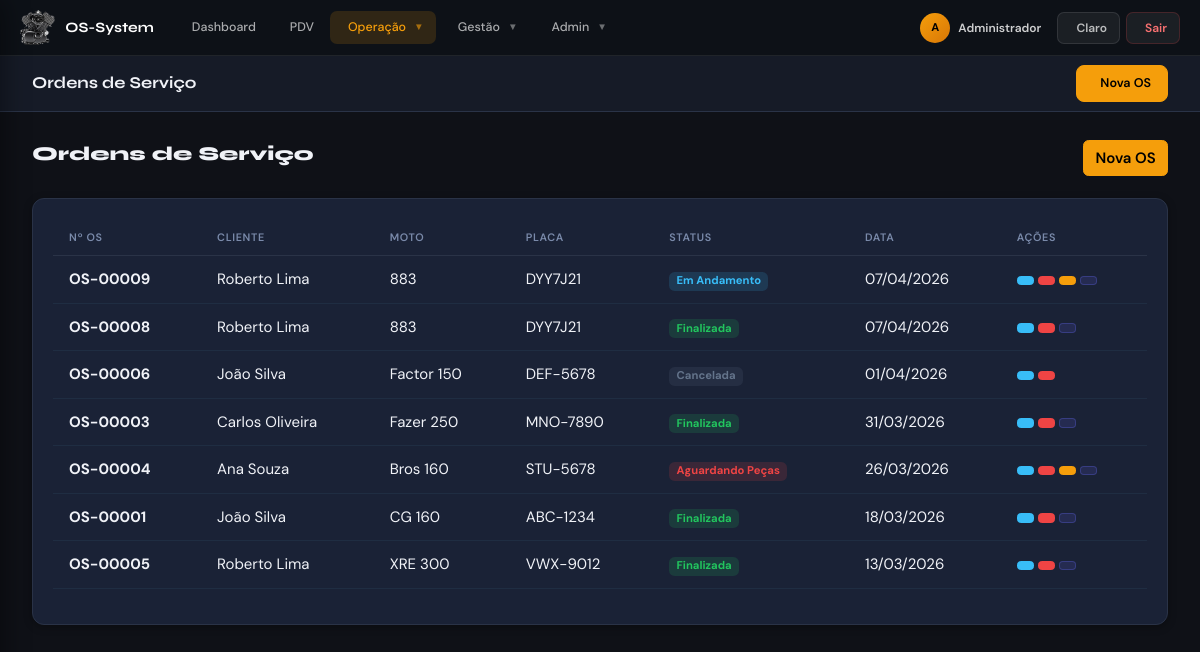
Screenshot of /modules/os/os.php (signed in) with the database file from the repository.
### tables this page shows
CREATE TABLE `ordens_servico` (
  `id` int(11) NOT NULL,
  `numero_os` varchar(20) NOT NULL,
  `cliente_id` int(11) NOT NULL,
  `moto_id` int(11) NOT NULL,
  `status` enum('aberta','em_andamento','aguardando_pecas','finalizada','cancelada') DEFAULT 'aberta',
  `data_abertura` timestamp NULL DEFAULT CURRENT_TIMESTAMP,
  `data_previsao` date DEFAULT NULL,
  `data_finalizacao` date DEFAULT NULL,
  `observacoes` text,
  `created_by` int(11) DEFAULT NULL
);

CREATE TABLE `clientes` (
  `id` int(11) NOT NULL,
  `nome` varchar(100) NOT NULL,
  `cpf_cnpj` varchar(20) DEFAULT NULL,
  `telefone` varchar(20) DEFAULT NULL,
  `email` varchar(100) DEFAULT NULL,
  `endereco` text,
  `created_at` timestamp NULL DEFAULT CURRENT_TIMESTAMP
);

CREATE TABLE `motos` (
  `id` int(11) NOT NULL,
  `cliente_id` int(11) NOT NULL,
  `placa` varchar(10) NOT NULL,
  `modelo` varchar(50) DEFAULT NULL,
  `marca` varchar(50) DEFAULT NULL,
  `ano` int(4) DEFAULT NULL,
  `cor` varchar(20) DEFAULT NULL,
  `chassi` varchar(50) DEFAULT NULL,
  `created_at` timestamp NULL DEFAULT CURRENT_TIMESTAMP
);

### modules/os/os.php (the view, shortened to what this page needs)
<?php
require_once '../../config/config.php';
$os_list = $db->query("SELECT os.*, c.nome as cliente_nome, m.modelo as moto_modelo, m.placa FROM ordens_servico os JOIN clientes c ON os.cliente_id = c.id JOIN motos m ON os.moto_id = m.id ORDER BY os.data_abertura DESC")->fetchAll(PDO::FETCH_ASSOC);
?>
<?php include '../../includes/sidebar.php'; ?>
<header class="os-topbar">
  <div class="topbar-title">Ordens de Serviço</div>
  <div class="topbar-actions"><button class="btn-os btn-os-primary" data-bs-toggle="modal" data-bs-target="#modalNovaOS"><i class="ph-bold ph-plus-circle"></i> Nova OS</button></div>
</header>
<main class="os-content">
<div class="d-flex justify-content-between align-items-center mb-4">
            <h2><i class="ph-bold ph-wrench"></i> Ordens de Serviço</h2>
            <button class="btn btn-primary" data-bs-toggle="modal" data-bs-target="#modalNovaOS"><i class="ph-bold ph-plus-circle"></i> Nova OS</button>
        </div>
        <div class="card">
            <div class="card-body">
                <div class="table-responsive">
                    <table class="table table-hover">
                        <thead>
                            <tr>
                                <th>Nº OS</th>
                                <th>Cliente</th>
                                <th>Moto</th>
                                <th>Placa</th>
                                <th>Status</th>
                                <th>Data</th>
                                <th>Ações</th>
                            </tr>
                        </thead>
                        <tbody>
                            <?php foreach($os_list as $os):
                                $status_badge = ['aberta'=>'warning', 'em_andamento'=>'info', 'aguardando_pecas'=>'danger', 'finalizada'=>'success', 'cancelada'=>'secondary'];
                                $status_text = ['aberta'=>'Aberta', 'em_andamento'=>'Em Andamento', 'aguardando_pecas'=>'Aguardando Peças', 'finalizada'=>'Finalizada', 'cancelada'=>'Cancelada'];
                            ?>
                            <tr>
                                <td><strong><?php echo $os['numero_os']; ?></strong></td>
                                <td><?php echo $os['cliente_nome']; ?></td>
                                <td><?php echo $os['moto_modelo']; ?></td>
                                <td><?php echo $os['placa']; ?></td>
                                <td><span class="badge bg-<?php echo $status_badge[$os['status']]; ?>"><?php echo $status_text[$os['status']]; ?></span></td>
                                <td><?php echo date('d/m/Y', strtotime($os['data_abertura'])); ?></td>
                                <td>
                                    <button class="btn btn-sm btn-info" onclick="verDetalhes(<?php echo $os['id']; ?>)"><i class="ph-bold ph-eye"></i></button>
                                    <a href="gerar_os_pdf.php?id=<?php echo $os['id']; ?>" target="_blank" class="btn btn-sm btn-danger" title="Gerar PDF"><i class="ph-bold ph-file-pdf"></i></a>
                                    <?php if($os['status'] != 'finalizada' && $os['status'] != 'cancelada'): ?>
                                    <a href="os_editar.php?id=<?php echo $os['id']; ?>" class="btn btn-sm btn-warning"><i class="ph-bold ph-pencil-simple"></i></a>
                                    <?php endif; ?>
                                    <?php if($os['status'] != 'cancelada'): ?>
                                    <a href="../laudo/form_laudo.php?os_id=<?php echo $os['id']; ?>" class="btn btn-sm" style="background:rgba(99,102,241,.15);border:1px solid rgba(99,102,241,.3);color:#818cf8" title="Relatório Técnico"><i class="ph-bold ph-clipboard-text"></i></a>
                                    <?php endif; ?>
                                 </tr>
                            <?php endforeach; ?>
                        </tbody>
                     </div>
                </div>
            </div>
</main>
</div>

### includes/sidebar.php (style rules this page uses)
.os-topbar { top: 56px; }

### rows the page displays
ordens_servico: numero_os "OS-00009", cliente.nome "Roberto Lima", moto.modelo "883", moto.placa "DYY7J21", status "Em Andamento", data_abertura "07/04/2026"
ordens_servico: numero_os "OS-00008", cliente.nome "Roberto Lima", moto.modelo "883", moto.placa "DYY7J21", status "Finalizada", data_abertura "07/04/2026"
ordens_servico: numero_os "OS-00006", cliente.nome "João Silva", moto.modelo "Factor 150", moto.placa "DEF-5678", status "Cancelada", data_abertura "01/04/2026"
ordens_servico: numero_os "OS-00003", cliente.nome "Carlos Oliveira", moto.modelo "Fazer 250", moto.placa "MNO-7890", status "Finalizada", data_abertura "31/03/2026"
ordens_servico: numero_os "OS-00004", cliente.nome "Ana Souza", moto.modelo "Bros 160", moto.placa "STU-5678", status "Aguardando Peças", data_abertura "26/03/2026"
ordens_servico: numero_os "OS-00001", cliente.nome "João Silva", moto.modelo "CG 160", moto.placa "ABC-1234", status "Finalizada", data_abertura "18/03/2026"
ordens_servico: numero_os "OS-00005", cliente.nome "Roberto Lima", moto.modelo "XRE 300", moto.placa "VWX-9012", status "Finalizada", data_abertura "13/03/2026"

### other values shown
$_sistemaConfig['nome_sistema'] "OS-System"
$iniciais "A"
$usuario['nome'] "Administrador"
